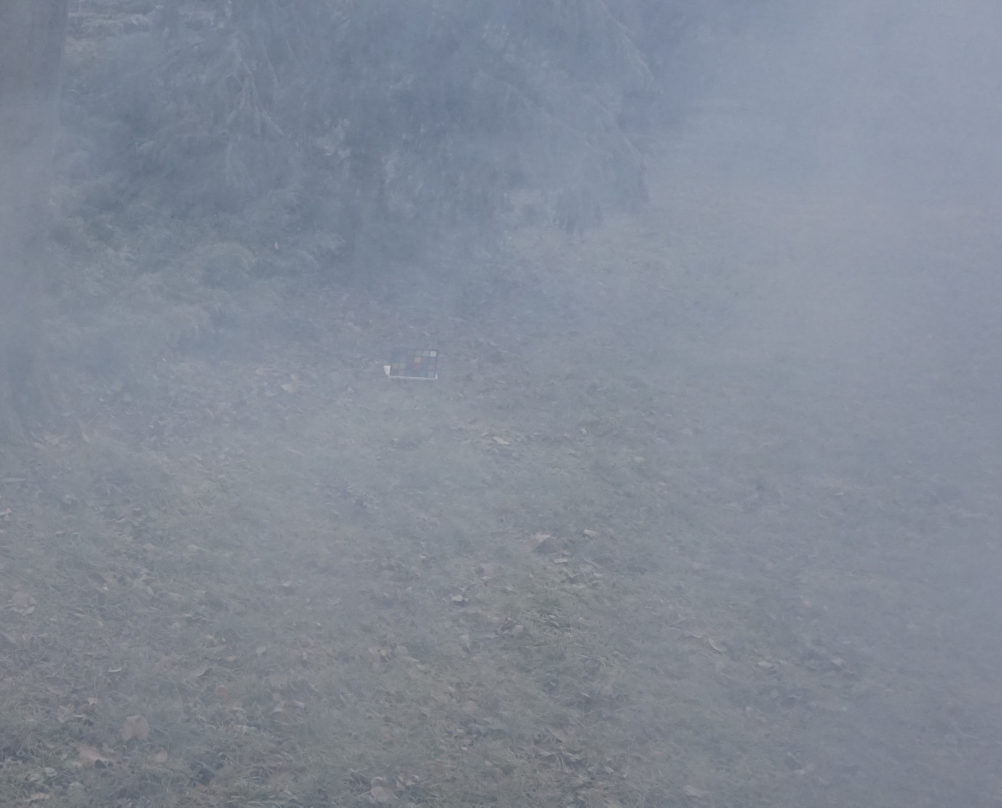
#> input picture preprocessing/dehaze/test_data/09_outdoor.jpg, 3006 x 2422 px (shown at 1/3 size); its folder holds only this picture in this run
$ python dark_channel_dehaze.py
#> lines starting #> are read from the running program, lines starting #| are printed output that depends on the picture
import os
import math
import time
import glob
from pathlib import Path

import cv2
import itertools
import numpy as np


def Dark_img(image):  # 此处返回的是灰度图
    """
    求暗通道图像
    :param image: 读取到的原图
    :return: 经过三通道最小值处理以及最小值滤波的暗通道灰度图
    """
    '''rgb三通道中取最小值'''
    min_img = np.copy(image)
    for h in range(min_img.shape[0]):
        for w in range(min_img.shape[1]):
            for c in range(min_img.shape[2]):
                min_img[h, w, c] = np.min(min_img[h, w, c:c + 3])
    '''再进行一个最小值滤波 方盒大小为15'''
    dark_img = np.copy(min_img)
    dark_img = cv2.cvtColor(dark_img, cv2.COLOR_BGR2GRAY)
    r = 15
    for h in range(dark_img.shape[0]):
        for w in range(dark_img.shape[1]):
            if (h + r) >= dark_img.shape[0]:
                dark_img[h, w] = np.min(dark_img[h:dark_img.shape[0], w:w + r])
            if (w + r) >= dark_img.shape[1]:
                dark_img[h, w] = np.min(dark_img[h:h + r, w:dark_img.shape[1]])
            if (h + r) < dark_img.shape[0] and (w + r) < dark_img.shape[1]:
                dark_img[h, w] = np.min(dark_img[h:h + r, w:w + r])
    # cv2.imshow('dark_img', dark_img)
    return dark_img


def Guided_img(I, p, winSize, eps):
    """
    导向滤波
    :param I: 原图的灰度图/255.0，以此为导向
    :param p: 最小值处理后的按通道图/255.0
    :param winSize: 做均值滤波box的大小
    :param eps: 0.001
    :return: 一个灰度图，对暗通道做导向滤波
    """
    mean_I = cv2.blur(I, winSize)  # I的均值平滑
    mean_p = cv2.blur(p, winSize)  # p的均值平滑

    mean_II = cv2.blur(I * I, winSize)  # I*I的均值平滑
    mean_Ip = cv2.blur(I * p, winSize)  # I*p的均值平滑

    var_I = mean_II - mean_I * mean_I  # 方差
    cov_Ip = mean_Ip - mean_I * mean_p  # 协方差

    a = cov_Ip / (var_I + eps)  # 相关因子a
    b = mean_p - a * mean_I  # 相关因子b

    mean_a = cv2.blur(a, winSize)  # 对a进行均值平滑
    mean_b = cv2.blur(b, winSize)  # 对b进行均值平滑

    q = mean_a * I + mean_b
    # cv2.imshow('guided_img', guided_img)
    return np.uint8(np.clip(255 * q, 0, 255))


def A(image, dark_img):
    """
    求对应三通道大气光A的值 取值最小0.1%的像素点计算平均值
    :param image: 原图
    :param dark_img: 暗通道(rgb)
    :return: 大气光的rgb值
    """
    height = image.shape[0]
    width = image.shape[1]
    size = width * height  # 计算图像的总像素点数
    min_part_size = int(max(math.floor(size / 1000), 1))  # 取总个数的0.1%
    arr = []
    for row in dark_img:  # 变为一维数组
        arr.extend(row)
    indexes = np.argsort(arr)[::-1]  # 寻找最大像素的下标
    a_sum = np.zeros(3)
    for i, j in itertools.product(range(3), range(min_part_size)):
        # 根据一维数组下标计算对应二维数组下标
        a_sum[i] += image[indexes[j] // width][indexes[j] - width * (indexes[j] // width)][i]
    # 计算平均值
    A = a_sum / min_part_size
    for i in range(3):
        A[i] = int(A[i])
    return A


def tx(guided_img):
    """
    求tx
    :param guided_img: 暗通道导向图(rgb)/255.0
    :return: tx
    """
    return np.clip(1.0 - guided_img * 0.95, 0.30, 1.00)


def Dehaze(image):
    '''读取图像'''
    initial_img = np.copy(image)
    dark_img = Dark_img(image)  # 得到暗通道图像
    guided_img = Guided_img(cv2.cvtColor(image, cv2.COLOR_RGB2GRAY) / 255.0,
                            dark_img / 255.0, (81, 81), 0.001)  # 进行引导滤波
    guided_img = cv2.cvtColor(guided_img, cv2.COLOR_GRAY2BGR)

    A_ = A(guided_img, dark_img)  # 求大气光照A
    tx_ = tx(guided_img / 255.0)  # 求tx
    dehaze_img = (initial_img - A_) / tx_ + A_

    return initial_img, dehaze_img


def demo():
    path = 'dehaze_img.png'
    image = cv2.imread(path, 1)
    height = 500
    width = int(height * image.shape[0] / image.shape[1])
    image = cv2.resize(image, (height, width))
    initial, dehaze = Dehaze(image)  # 去雾
    cv2.imshow('Dehaze', np.hstack((initial, dehaze)))
    cv2.waitKey(0)


def test_dehaze():
    test_dir = 'test_data'
    output_dir = 'dark_channel_dehazed'
    os.makedirs(output_dir, exist_ok=True)

    image_dir = Path(test_dir)
    exts = ['.jpg', '.jpeg', '.png', '.bmp', '.tif', '.tiff']
    image_files = [p for p in image_dir.iterdir() if p.suffix.lower() in exts]
    sorted_files = sorted(image_files)
    for i, path in enumerate(sorted_files, start=1):
        image = cv2.imread(path, 1)
#> image is the input picture: shape (2422, 3006, 3); mean B, G, R 150.8, 138.2, 130.4
        height = 500  # if not resize,will be very slow
        width = int(height * image.shape[0] / image.shape[1])
#> width = 402
        image = cv2.resize(image, (height, width))
#> image: shape (402, 500, 3)
        initial, dehaze = Dehaze(image)  # 去雾
#> after the loop in Dark_img, `for h in range(dark_img.shape[0]):`:
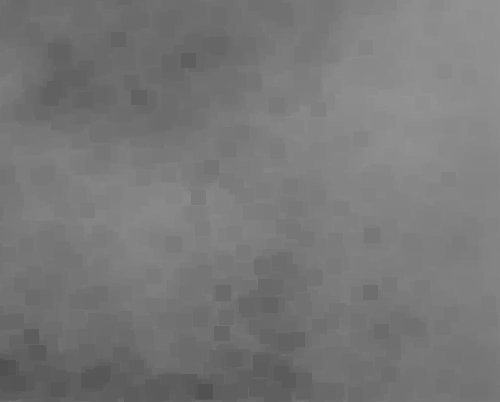
#> dark_img: shape (402, 500); min 80, max 147, mean 119.7
#> in Guided_img, `mean_II = cv2.blur(I * I, winSize)`:
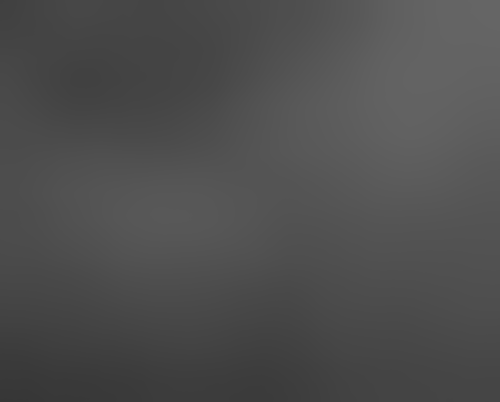
#> mean_II: shape (402, 500) float64; min 0.215, max 0.399, mean 0.307
#> in Guided_img, `mean_a = cv2.blur(a, winSize)`:
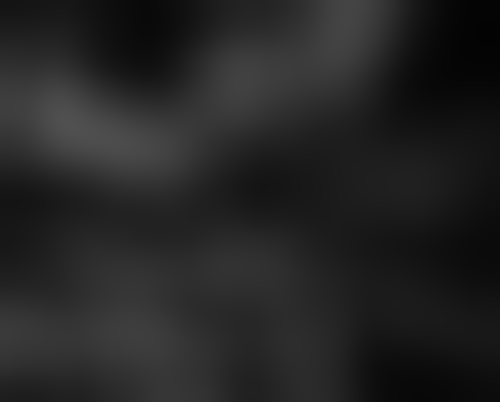
#> mean_a: shape (402, 500) float64; min 0.0152, max 0.315, mean 0.143
#> after the loop in A, `for row in dark_img:`: arr = 201000 items
#> after the loop in A, `for i, j in itertools.product(range(3), range(min_part_size)):`: a_sum = [28236, 28236, 28236]
#> in A, `A = a_sum / min_part_size`: A = [140.5, 140.5, 140.5]
#> after the loop in A, `for i in range(3):`: A = [140, 140, 140]
#> in tx, `return np.clip(1.0 - guided_img * 0.95, 0.30, 1.00)`:
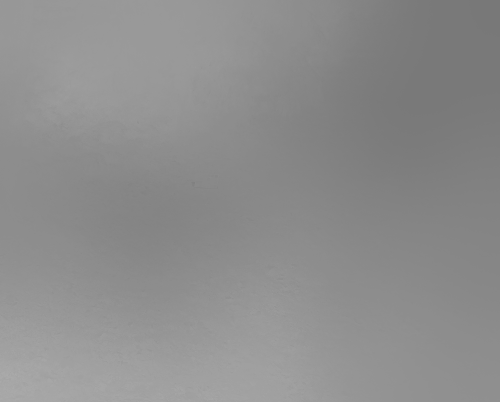
#> returned value: shape (402, 500, 3) float64; min 0.471, max 0.672, mean 0.556
#> in Dehaze, `dehaze_img = (initial_img - A_) / tx_ + A_`:
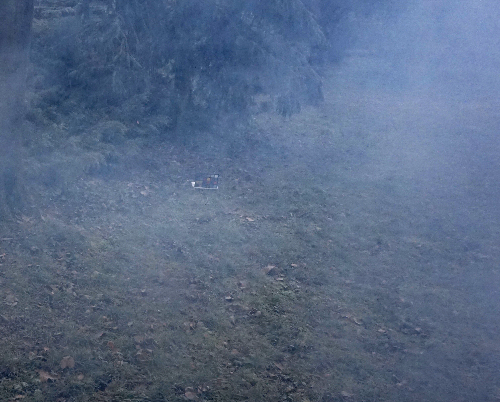
#> dehaze_img: shape (402, 500, 3) float64; mean B, G, R 160.9, 137.9, 123.6; drawn with min black and max white

        save_path = os.path.join(output_dir, f'dehazed_{Path(path).name}')
        cv2.imwrite(save_path, dehaze)

        save_path = os.path.join(output_dir, f'combined_{Path(path).name}')
        combined = np.hstack((initial, dehaze))
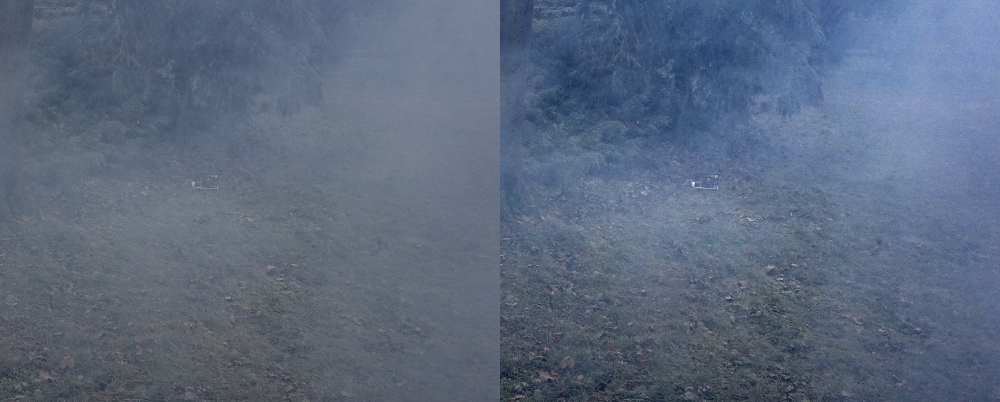
#> combined: shape (402, 1000, 3) float64; mean B, G, R 155.8, 138, 126.9; drawn with min black and max white
        cv2.imwrite(save_path, combined)
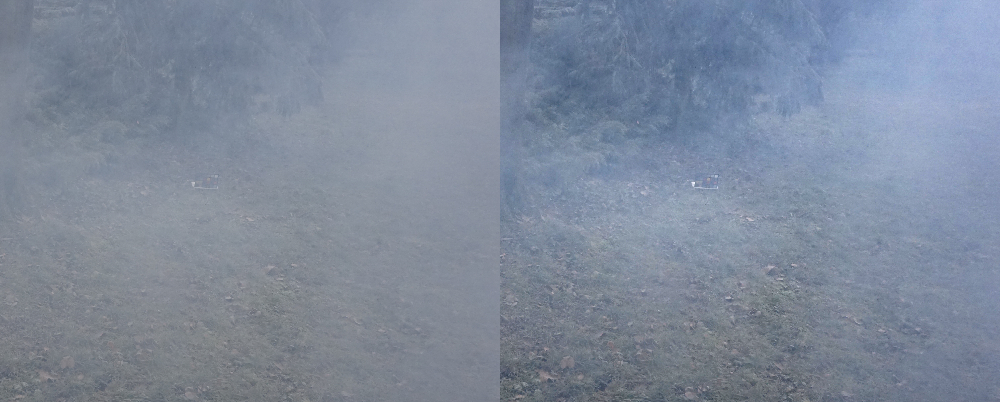
#> saved as combined_09_outdoor.jpg: shape (402, 1000, 3); mean B, G, R 155.8, 138, 126.9
        print(i, "dehazed:", save_path)


if __name__ == '__main__':
    test_dehaze()

$ run again, on preprocessing/dehaze/test_data/canon3.bmp
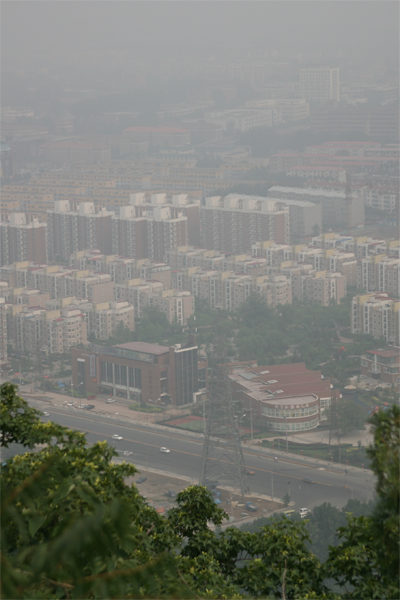
#> input picture preprocessing/dehaze/test_data/canon3.bmp, 400 x 600 px
#> in test_dehaze, image is the input picture: shape (600, 400, 3); mean B, G, R 117.8, 124.9, 123.1
#> image: shape (750, 500, 3)
#> in Guided_img, `mean_b = cv2.blur(b, winSize)`:
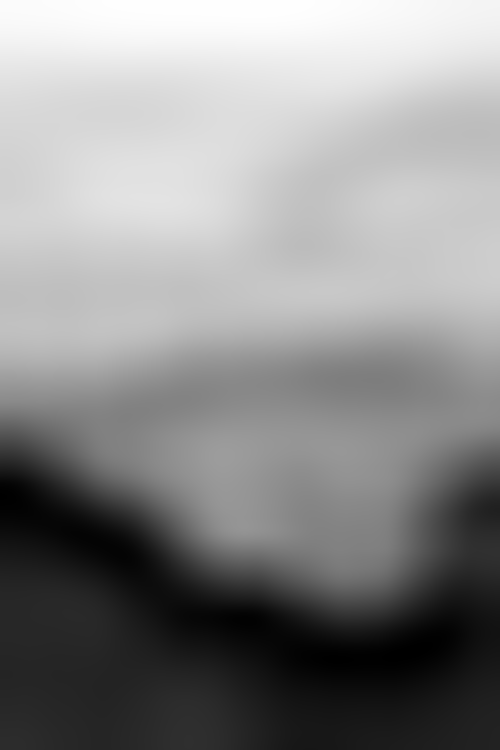
#> mean_b: shape (750, 500) float64; min -0.0329, max 0.628, mean 0.329; drawn with min black and max white
#> after the loop in A, `for row in dark_img:`: arr = 375000 items
#> after the loop in A, `for i, j in itertools.product(range(3), range(min_part_size)):`: a_sum = [60527, 60527, 60527]
#> in A, `A = a_sum / min_part_size`: A = [161.4, 161.4, 161.4]
#> after the loop in A, `for i in range(3):`: A = [161, 161, 161]
#> in test_dehaze, `combined = np.hstack((initial, dehaze))`:
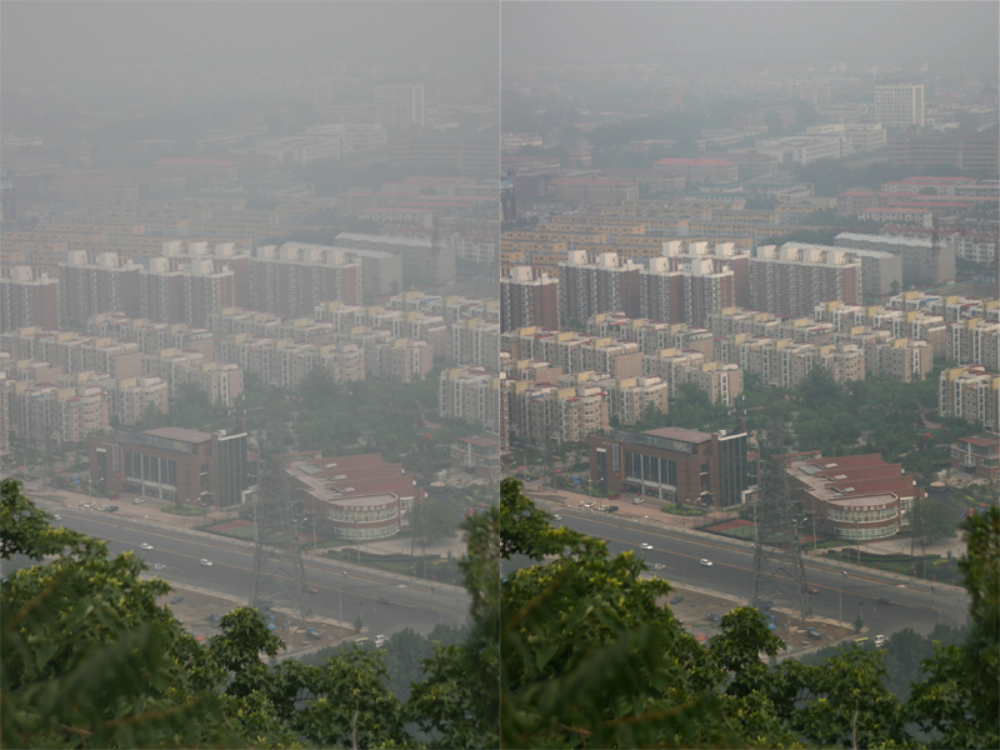
#> combined: shape (750, 1000, 3) float64; mean B, G, R 111, 118.8, 116.9; drawn with min black and max white

$ run again, on preprocessing/dehaze/test_data/foggyHouse.jpg
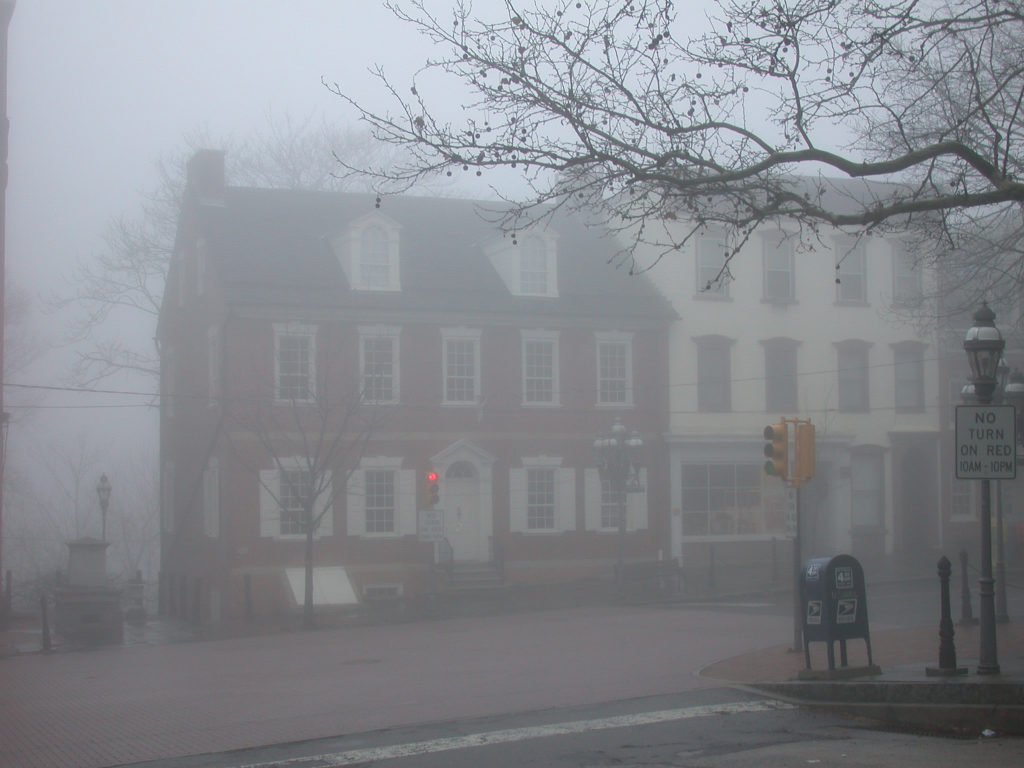
#> input picture preprocessing/dehaze/test_data/foggyHouse.jpg, 2048 x 1536 px (shown at 1/2 size)
#> in test_dehaze, image is the input picture: shape (1536, 2048, 3); mean B, G, R 141.9, 136.8, 134
#> image: shape (375, 500, 3)
#> in Guided_img, `mean_b = cv2.blur(b, winSize)`:
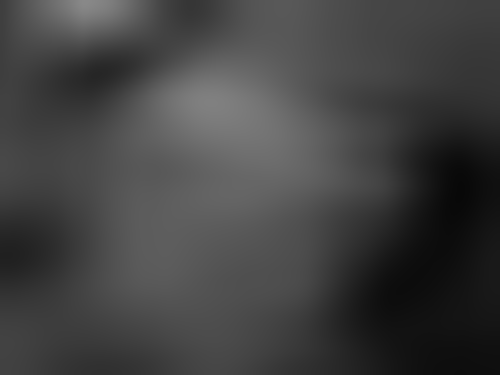
#> mean_b: shape (375, 500) float64; min 0.034, max 0.537, mean 0.258
#> after the loop in A, `for row in dark_img:`: arr = 187500 items
#> after the loop in A, `for i, j in itertools.product(range(3), range(min_part_size)):`: a_sum = [28315, 28315, 28315]
#> in A, `A = a_sum / min_part_size`: A = [151.4, 151.4, 151.4]
#> after the loop in A, `for i in range(3):`: A = [151, 151, 151]
#> in test_dehaze, `cv2.imwrite(save_path, combined)`:
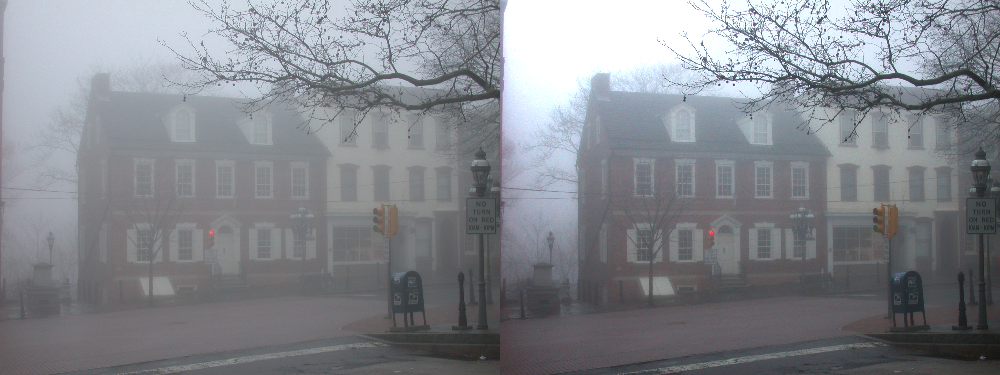
#> saved as combined_foggyHouse.jpg: shape (375, 1000, 3); mean B, G, R 140.7, 134.9, 131.6
